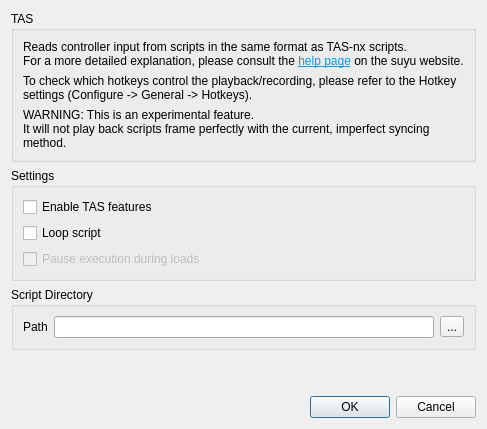
<?xml version="1.0" encoding="UTF-8"?>
<ui version="4.0">
 <class>ConfigureTas</class>
 <widget class="QDialog" name="ConfigureTas">
  <layout class="QVBoxLayout" name="verticalLayout_1">
   <item>
    <layout class="QHBoxLayout" name="horizontalLayout_1">
     <item>
      <widget class="QGroupBox" name="groupBox_1">
       <property name="title">
        <string>TAS</string>
       </property>
       <layout class="QGridLayout" name="gridLayout_1">
        <item row="0" column="0" colspan="4">
         <widget class="QLabel" name="label_1">
          <property name="text">
           <string>&lt;html&gt;&lt;head/&gt;&lt;body&gt;&lt;p&gt;Reads controller input from scripts in the same format as TAS-nx scripts.&lt;br/&gt;For a more detailed explanation, please consult the &lt;a href=&quot;https://suyu-emu.org/help/feature/tas/&quot;&gt;&lt;span style=&quot; text-decoration: underline; color:#039be5;&quot;&gt;help page&lt;/span&gt;&lt;/a&gt; on the suyu website.&lt;/p&gt;&lt;/body&gt;&lt;/html&gt;</string>
          </property>
          <property name="openExternalLinks">
           <bool>true</bool>
          </property>
         </widget>
        </item>
        <item row="1" column="0" colspan="4">
         <widget class="QLabel" name="label_2">
          <property name="text">
           <string>To check which hotkeys control the playback/recording, please refer to the Hotkey settings (Configure -&gt; General -&gt; Hotkeys).</string>
          </property>
          <property name="wordWrap">
           <bool>true</bool>
          </property>
         </widget>
        </item>
        <item row="2" column="0" colspan="4">
         <widget class="QLabel" name="label_3">
          <property name="text">
           <string>WARNING: This is an experimental feature.&lt;br/&gt;It will not play back scripts frame perfectly with the current, imperfect syncing method.</string>
          </property>
          <property name="wordWrap">
           <bool>true</bool>
          </property>
         </widget>
        </item>
       </layout>
      </widget>
     </item>
    </layout>
   </item>
   <item>
    <layout class="QHBoxLayout" name="horizontalLayout_2">
     <item>
      <widget class="QGroupBox" name="groupBox_2">
       <property name="title">
        <string>Settings</string>
       </property>
       <layout class="QGridLayout" name="gridLayout_2">
        <item row="0" column="0" colspan="4">
         <widget class="QCheckBox" name="tas_enable">
          <property name="text">
           <string>Enable TAS features</string>
          </property>
         </widget>
        </item>
        <item row="1" column="0" colspan="4">
         <widget class="QCheckBox" name="tas_loop_script">
          <property name="text">
           <string>Loop script</string>
          </property>
         </widget>
        </item>
        <item row="2" column="0" colspan="4">
         <widget class="QCheckBox" name="tas_pause_on_load">
          <property name="enabled">
           <bool>false</bool>
          </property>
          <property name="text">
           <string>Pause execution during loads</string>
          </property>
         </widget>
        </item>
       </layout>
      </widget>
     </item>
    </layout>
   </item>
   <item>
    <layout class="QHBoxLayout" name="horizontalLayout_3">
     <item>
      <widget class="QGroupBox" name="groupBox_3">
       <property name="title">
        <string>Script Directory</string>
       </property>
       <layout class="QGridLayout" name="gridLayout_3">
        <item row="0" column="0">
         <widget class="QLabel" name="label_4">
          <property name="text">
           <string>Path</string>
          </property>
         </widget>
        </item>
        <item row="0" column="3">
         <widget class="QToolButton" name="tas_path_button">
          <property name="text">
           <string>...</string>
          </property>
         </widget>
        </item>
        <item row="0" column="2">
         <widget class="QLineEdit" name="tas_path_edit"/>
        </item>
       </layout>
      </widget>
     </item>
    </layout>
   </item>
   <item>
    <spacer name="verticalSpacer">
     <property name="orientation">
      <enum>Qt::Vertical</enum>
     </property>
     <property name="sizeHint" stdset="0">
      <size>
       <width>20</width>
       <height>40</height>
      </size>
     </property>
    </spacer>
   </item>
   <item>
    <widget class="QDialogButtonBox" name="buttonBox">
     <property name="sizePolicy">
      <sizepolicy hsizetype="Preferred" vsizetype="Preferred">
       <horstretch>0</horstretch>
       <verstretch>0</verstretch>
      </sizepolicy>
     </property>
     <property name="orientation">
      <enum>Qt::Horizontal</enum>
     </property>
     <property name="standardButtons">
      <set>QDialogButtonBox::Cancel|QDialogButtonBox::Ok</set>
     </property>
    </widget>
   </item>
  </layout>
 </widget>
 <resources/>
 <connections>
  <connection>
   <sender>buttonBox</sender>
   <signal>accepted()</signal>
   <receiver>ConfigureTas</receiver>
   <slot>accept()</slot>
   <hints>
    <hint type="sourcelabel">
     <x>20</x>
     <y>20</y>
    </hint>
    <hint type="destinationlabel">
     <x>20</x>
     <y>20</y>
    </hint>
   </hints>
  </connection>
  <connection>
   <sender>buttonBox</sender>
   <signal>rejected()</signal>
   <receiver>ConfigureTas</receiver>
   <slot>reject()</slot>
   <hints>
    <hint type="sourcelabel">
     <x>20</x>
     <y>20</y>
    </hint>
    <hint type="destinationlabel">
     <x>20</x>
     <y>20</y>
    </hint>
   </hints>
  </connection>
 </connections>
</ui>
